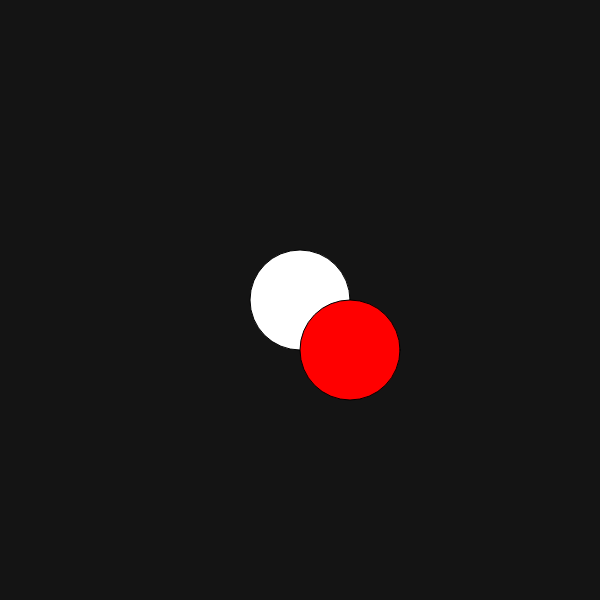
Frame 1 (no input)
Frame 60 (no input): identical to frame 1, image omitted
Frame 120 (the mouse pressed at the canvas centre since frame 60): identical to frame 1, image omitted

The p5.js sketch that drew this single still picture (run headless with seeded random() and noise() and a simulated clock; from frame 60 on, the mouse is pressed at the canvas centre):

// p5.js sketch
// ── sketch.js
function setup() {
  createCanvas(600, 600);
}

function draw() {
  background(20);

  //drawing two shapes on top of each other
  fill(255);
  ellipse(width * 0.5, height * 0.5, 100, 100);
  fill(255, 0, 0);
  ellipse(width * 0.5 + 50, height * 0.5 + 50, 100, 100);
}
